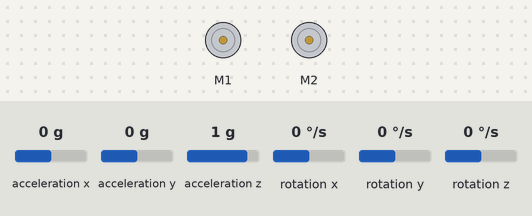
The sketch below on a simulated Arduino Uno, built with avr-gcc and run on an emulated ATmega328P. Shown: 2 × DC motor (green arrow = forward, orange = backward, longer = faster). The test bench sets the inputs (shaded band); at power-on: acceleration z 1 g, rotation x 0 °/s, rotation y 0 °/s, rotation z 0 °/s, acceleration x 0 g, acceleration y 0 g. What the sketch prints to the serial monitor is not drawn.

Above: at 6.2 s.
6.3 s: acceleration z set to 1.2 g
At 7.2 s:
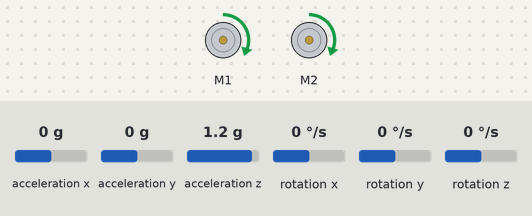
7.8 s: rotation x set to -192 °/s
9.3 s: rotation y set to -192 °/s
10.8 s: rotation z set to -192 °/s
Timing chart, 0 to 13.3 s (numbered marks = the images above; inputs shaded):
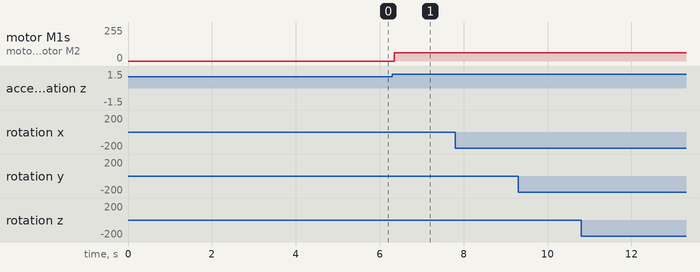

Measured:
- the behaviour switches between 1 and 1.1 g on acceleration z (found by bisection; images 0 and 1)
- after the input at 6.3 s, motor M1, motor M2: stopped → forward 63/255 after 0.05 s
- after the input at 7.8 s, every drawn part: stays the same
- after the input at 9.3 s, every drawn part: stays the same
- after the input at 10.8 s, every drawn part: stays the same

The sketch:

zumo-test.ino
```cpp
#include <Wire.h>
#include <ZumoShield.h>

LSM303 compass;
L3G gyro;
ZumoMotors motors;
float old_tap_value = 0;
float new_tap_value = 0;
boolean tap_flag = false;

void setup() {
  // put your setup code here, to run once:
  Serial.begin(9600);
  Wire.begin();
  compass.init();
  compass.enableDefault();
  delay(5000);
  compass.read();
  new_tap_value = compass.a.z;
  gyro.init();
  gyro.enableDefault();
}

void loop() {
  compass.read(); //both accelerometer and compass

    gyro.read();
  Serial.print(gyro.g.x);
  Serial.print(gyro.g.y);
  Serial.print(gyro.g.z);
  Serial.println();

  old_tap_value = new_tap_value;
  new_tap_value = compass.a.z;

  float diff = (new_tap_value - old_tap_value);
  Serial.println(diff);

  if (diff > 1500)
  {
    tap_flag = true;
    }

  if (tap_flag == true)
  {
    drive_forward(100);
    }
  delay(100);
}

void drive_forward(int speed){
  motors.setSpeeds(speed, speed);
  }
```
